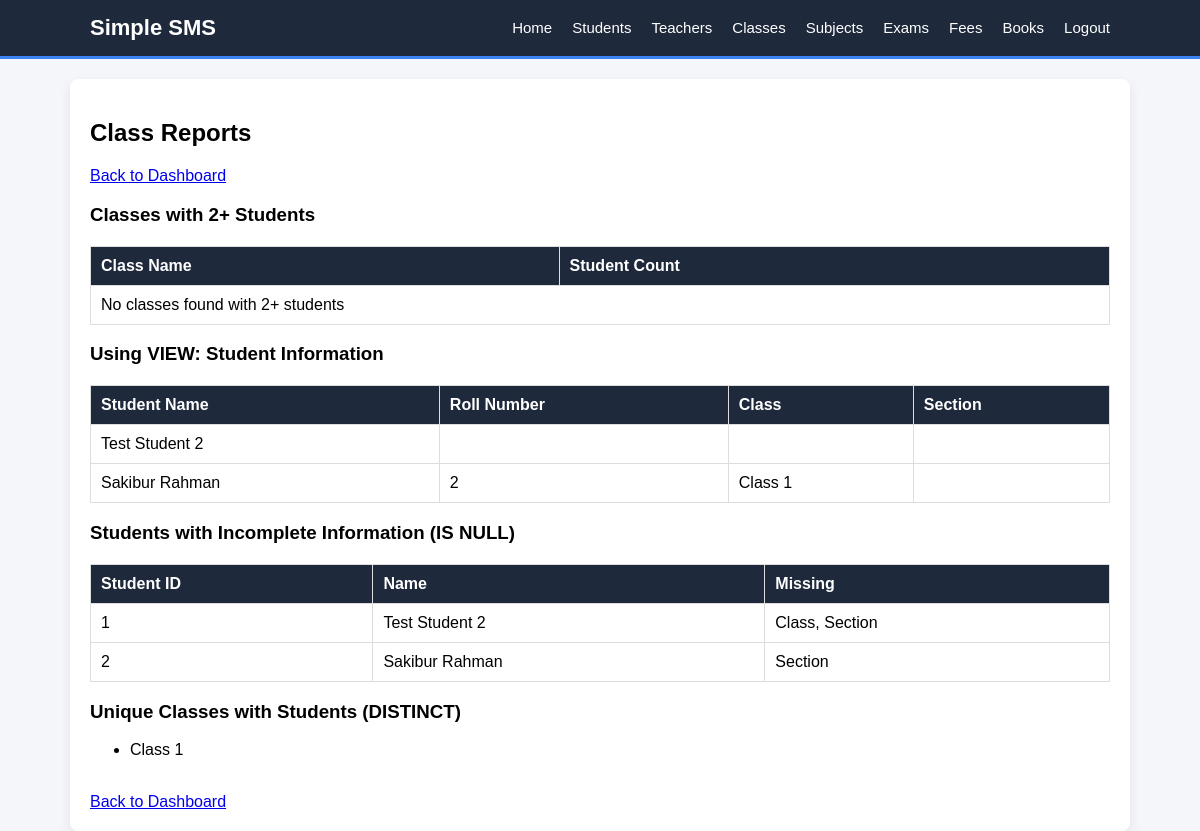
/reports.php (signed in), run on the app's committed database.
### tables this page shows
CREATE TABLE `students` (
  `student_id` int NOT NULL AUTO_INCREMENT,
  `name` varchar(100) NOT NULL,
  `class_id` int DEFAULT NULL,
  `section_id` int DEFAULT NULL,
  `roll_number` int DEFAULT NULL,
  `guardian_name` varchar(100) DEFAULT NULL,
  `guardian_phone` varchar(20) DEFAULT NULL,
  `contact_details` varchar(255) DEFAULT NULL,
  PRIMARY KEY (`student_id`),
  KEY `fk_student_class` (`class_id`),
  KEY `fk_student_section` (`section_id`),
  CONSTRAINT `fk_student_class` FOREIGN KEY (`class_id`) REFERENCES `classes` (`class_id`),
  CONSTRAINT `fk_student_section` FOREIGN KEY (`section_id`) REFERENCES `sections` (`section_id`)
);

### reports.php (the view, shortened to what this page needs)
<?php
include 'db.php';
include 'header.php';
?>
<h2>Class Reports</h2>
<a href="index.php">Back to Dashboard</a>
<br>
<h3>Classes with 2+ Students</h3>
<table>
    <tr>
        <th>Class Name</th>
        <th>Student Count</th>
    </tr>
    <?php
    $sql = "SELECT c.class_name, COUNT(s.student_id) as student_count
            FROM classes c
            INNER JOIN students s ON c.class_id = s.class_id
            GROUP BY c.class_id, c.class_name
            HAVING COUNT(s.student_id) >= 2
            ORDER BY student_count DESC";
    $result = $conn->query($sql);
    if ($result && $result->num_rows > 0) {
        while($row = $result->fetch_assoc()) {
            echo "<tr>
                    <td>".$row['class_name']."</td>
                    <td>".$row['student_count']."</td>
                  </tr>";
        }
    } else {
        echo "<tr><td colspan='2'>No classes found with 2+ students</td></tr>";
    }
    ?>
</table>
<h3>Using VIEW: Student Information</h3>
<table>
    <tr>
        <th>Student Name</th>
        <th>Roll Number</th>
        <th>Class</th>
        <th>Section</th>
    </tr>
    <?php
    $view_result = $conn->query("SELECT * FROM v_student_info LIMIT 10");
    if ($view_result && $view_result->num_rows > 0) {
        while($row = $view_result->fetch_assoc()) {
            echo "<tr>
                    <td>".$row['student_name']."</td>
                    <td>".$row['roll_number']."</td>
                    <td>".$row['class_name']."</td>
                    <td>".$row['section_name']."</td>
                  </tr>";
        }
    } else {
        echo "<tr><td colspan='4'>No data available</td></tr>";
    }
    ?>
</table>
<h3>Students with Incomplete Information (IS NULL)</h3>
<table>
    <tr>
        <th>Student ID</th>
        <th>Name</th>
        <th>Missing</th>
    </tr>
    <?php
    $null_query = $conn->query("SELECT student_id, name, class_id, section_id
                                FROM students
                                WHERE class_id IS NULL OR section_id IS NULL");
    if ($null_query && $null_query->num_rows > 0) {
        while($row = $null_query->fetch_assoc()) {
            $missing = [];
            if($row['class_id'] == NULL) $missing[] = 'Class';
            if($row['section_id'] == NULL) $missing[] = 'Section';
            echo "<tr>
                    <td>".$row['student_id']."</td>
                    <td>".$row['name']."</td>
                    <td>".implode(', ', $missing)."</td>
                  </tr>";
        }
    } else {
        echo "<tr><td colspan='3'>All students have complete information</td></tr>";
    }
    ?>
</table>
<h3>Unique Classes with Students (DISTINCT)</h3>
<ul>
<?php
$distinct_query = $conn->query("SELECT DISTINCT c.class_name
                                 FROM classes c
                                 INNER JOIN students s ON c.class_id = s.class_id
                                 ORDER BY c.class_name");
if ($distinct_query && $distinct_query->num_rows > 0) {
    while($row = $distinct_query->fetch_assoc()) {
        echo "<li>".$row['class_name']."</li>";
    }
} else {
    echo "<li>No classes found</li>";
}
?>
</ul>
<br>
<a href="index.php">Back to Dashboard</a>
<?php include 'footer.php'; ?>

### style.css (style rules this page uses)
body { font-family: Arial, sans-serif; background-color: #f4f6f9; margin: 0; padding: 0; }
table { width: 100%; border-collapse: collapse; margin-top: 20px; }
table, th, td { border: 1px solid #ddd; }
th, td { padding: 10px; text-align: left; }
th { background-color: #1e293b; color: white; }

### data on the page
students: student_id "1", name "Test Student 2", missing "Class, Section"
students: student_id "2", name "Sakibur Rahman", missing "Section"

### other printed values
$row['student_name'] "Test Student 2"
$row['student_name'] "Sakibur Rahman"
$row['roll_number'] "2"
$row['class_name'] "Class 1"
